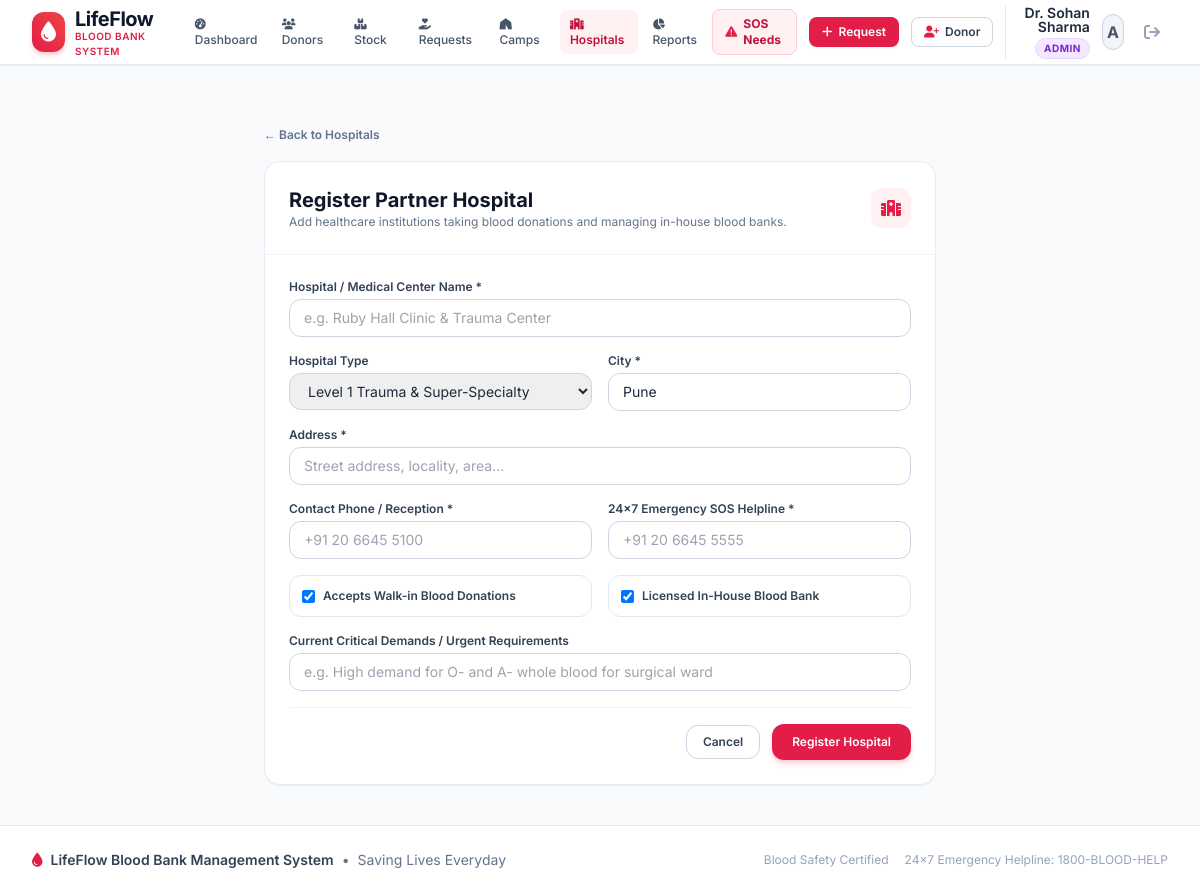
The page /hospitals/add (signed in) on the database its author committed.
### app/models.py (models this page shows, shortened)
class User(UserMixin, db.Model):
    __tablename__ = 'users'
    id = db.Column(db.Integer, primary_key=True)
    username = db.Column(db.String(64), unique=True, nullable=False, index=True)
    email = db.Column(db.String(120), unique=True, nullable=False, index=True)
    password_hash = db.Column(db.String(256), nullable=False)
    role = db.Column(db.String(20), nullable=False, default='staff')  # 'admin', 'staff', 'donor'
    full_name = db.Column(db.String(100), nullable=True)
    phone = db.Column(db.String(20), nullable=True)
    is_active_account = db.Column(db.Boolean, default=True)
    created_at = db.Column(db.DateTime, default=datetime.utcnow)
    donor_profile = db.relationship('Donor', backref='user_account', uselist=False, lazy=True)
    @property
    def is_staff(self):
        return self.role in ['admin', 'staff']

### app/routes/hospitals.py (the view, shortened to what this page needs)
@hospitals_bp.route('/add', methods=['GET', 'POST'])
@login_required
@staff_required
def add_hospital():
    return render_template('hospitals/form.html')

### app/utils.py (called while the page is built)
def staff_required(f):
    @wraps(f)
    def decorated_function(*args, **kwargs):
        if not current_user.is_authenticated or not current_user.is_staff:
            flash("Staff or Administrator access is required.", "danger")
            return redirect(url_for('main.dashboard'))
        return f(*args, **kwargs)
    return decorated_function

### app/templates/hospitals/form.html (shortened to what this page needs)
{% extends "base.html" %}
{% block content %}
<div class="max-w-2xl mx-auto py-4">
    <div class="mb-4">
        <a href="{{ url_for('hospitals.index') }}" class="text-xs font-semibold text-slate-500 hover:text-slate-800">
            &larr; Back to Hospitals
        </a>
    </div>
    <div class="bg-white rounded-2xl shadow-sm border border-slate-200/80 overflow-hidden">
        <div class="p-6 border-b border-slate-100 flex items-center justify-between">
            <div>
                <h1 class="text-xl font-bold text-slate-900">Register Partner Hospital</h1>
                <p class="text-xs text-slate-500">Add healthcare institutions taking blood donations and managing in-house blood banks.</p>
            </div>
            <div class="w-10 h-10 rounded-xl bg-rose-50 text-rose-600 flex items-center justify-center font-bold">
                <i class="fa-solid fa-hospital"></i>
            </div>
        </div>
        <form method="POST" class="p-6 space-y-4">
            <div>
                <label class="block text-xs font-semibold text-slate-700 mb-1">Hospital / Medical Center Name *</label>
                <input type="text" name="name" required placeholder="e.g. Ruby Hall Clinic & Trauma Center"
                       class="w-full px-3.5 py-2 rounded-xl border border-slate-300 text-sm focus:outline-none focus:ring-2 focus:ring-rose-500">
            </div>
            <div class="grid grid-cols-1 sm:grid-cols-2 gap-4">
                <div>
                    <label class="block text-xs font-semibold text-slate-700 mb-1">Hospital Type</label>
                    <select name="hospital_type" class="w-full px-3.5 py-2 rounded-xl border border-slate-300 text-sm focus:outline-none focus:ring-2 focus:ring-rose-500">
                        <option value="Level 1 Trauma & Super-Specialty">Level 1 Trauma & Super-Specialty</option>
                    </select>
                </div>
                <div>
                    <label class="block text-xs font-semibold text-slate-700 mb-1">City *</label>
                    <input type="text" name="city" value="Pune" required
                           class="w-full px-3.5 py-2 rounded-xl border border-slate-300 text-sm focus:outline-none focus:ring-2 focus:ring-rose-500">
                </div>
            </div>
            <div>
                <label class="block text-xs font-semibold text-slate-700 mb-1">Address *</label>
                <input type="text" name="address" required placeholder="Street address, locality, area..."
                       class="w-full px-3.5 py-2 rounded-xl border border-slate-300 text-sm focus:outline-none focus:ring-2 focus:ring-rose-500">
            </div>
            <div class="grid grid-cols-1 sm:grid-cols-2 gap-4">
                <div>
                    <label class="block text-xs font-semibold text-slate-700 mb-1">Contact Phone / Reception *</label>
                    <input type="tel" name="phone" required placeholder="+91 20 6645 5100"
                           class="w-full px-3.5 py-2 rounded-xl border border-slate-300 text-sm focus:outline-none focus:ring-2 focus:ring-rose-500">
                </div>
                <div>
                    <label class="block text-xs font-semibold text-slate-700 mb-1">24x7 Emergency SOS Helpline *</label>
                    <input type="tel" name="emergency_helpline" required placeholder="+91 20 6645 5555"
                           class="w-full px-3.5 py-2 rounded-xl border border-slate-300 text-sm focus:outline-none focus:ring-2 focus:ring-rose-500">
                </div>
            </div>
            <div class="grid grid-cols-1 sm:grid-cols-2 gap-4">
                <label class="flex items-center space-x-2 text-xs font-semibold text-slate-700 cursor-pointer p-3 rounded-xl border border-slate-200">
                    <input type="checkbox" name="accepts_donations" value="true" checked class="rounded text-rose-600 focus:ring-rose-500">
                    <span>Accepts Walk-in Blood Donations</span>
                </label>
                <label class="flex items-center space-x-2 text-xs font-semibold text-slate-700 cursor-pointer p-3 rounded-xl border border-slate-200">
                    <input type="checkbox" name="blood_bank_inhouse" value="true" checked class="rounded text-rose-600 focus:ring-rose-500">
                    <span>Licensed In-House Blood Bank</span>
                </label>
            </div>
            <div>
                <label class="block text-xs font-semibold text-slate-700 mb-1">Current Critical Demands / Urgent Requirements</label>
                <input type="text" name="urgent_requirements" placeholder="e.g. High demand for O- and A- whole blood for surgical ward"
                       class="w-full px-3.5 py-2 rounded-xl border border-slate-300 text-sm focus:outline-none focus:ring-2 focus:ring-rose-500">
            </div>
            <div class="pt-4 border-t border-slate-100 flex items-center justify-end space-x-3">
                <a href="{{ url_for('hospitals.index') }}" class="px-4 py-2 border border-slate-300 text-slate-700 text-xs font-semibold rounded-xl hover:bg-slate-50">
                    Cancel
                </a>
                <button type="submit" class="px-5 py-2.5 bg-rose-600 hover:bg-rose-700 text-white font-semibold text-xs rounded-xl shadow-md shadow-rose-200 transition-all">
                    Register Hospital
                </button>
            </div>
        </form>
    </div>
</div>
{% endblock %}

### app/templates/base.html (shortened to what this page needs)
<!DOCTYPE html>
<html lang="en" class="h-full bg-slate-50">
<head>
    <script src="https://cdn.tailwindcss.com"></script>
    <link rel="stylesheet" href="https://cdnjs.cloudflare.com/ajax/libs/font-awesome/6.4.0/css/all.min.css">
</head>
<body class="h-full flex flex-col text-slate-800 antialiased">
    <nav class="bg-white border-b border-slate-200 sticky top-0 z-40 shadow-sm no-print">
        <div class="max-w-7xl mx-auto px-4 sm:px-6 lg:px-8">
            <div class="flex justify-between h-16">
                <div class="flex items-center space-x-3">
                    <a href="{{ url_for('main.dashboard') }}" class="flex items-center space-x-2.5 group">
                        <div class="w-10 h-10 rounded-xl bg-gradient-to-tr from-rose-600 to-red-500 flex items-center justify-center text-white shadow-md shadow-rose-200 group-hover:scale-105 transition-transform">
                            <i class="fa-solid fa-droplet text-xl"></i>
                        </div>
                        <div>
                            <span class="text-xl font-bold tracking-tight text-slate-900 group-hover:text-rose-600 transition-colors">LifeFlow</span>
                            <span class="block text-[10px] font-semibold tracking-wider text-rose-600 uppercase -mt-1">Blood Bank System</span>
                        </div>
                    </a>
                    {% if current_user.is_authenticated and current_user.is_staff %}
                    <div class="hidden lg:flex ml-6 space-x-1">
                        <a href="{{ url_for('main.dashboard') }}" class="px-2.5 py-1.5 rounded-lg text-xs font-medium transition-colors {% if request.endpoint == 'main.dashboard' %}bg-rose-50 text-rose-700 font-semibold{% else %}text-slate-600 hover:text-slate-900 hover:bg-slate-100{% endif %}">
                            <i class="fa-solid fa-gauge-high mr-1 text-[11px]"></i> Dashboard
                        </a>
                        <a href="{{ url_for('donors.list_donors') }}" class="px-2.5 py-1.5 rounded-lg text-xs font-medium transition-colors {% if 'donors' in request.endpoint %}bg-rose-50 text-rose-700 font-semibold{% else %}text-slate-600 hover:text-slate-900 hover:bg-slate-100{% endif %}">
                            <i class="fa-solid fa-users mr-1 text-[11px]"></i> Donors
                        </a>
                        <a href="{{ url_for('inventory.index') }}" class="px-2.5 py-1.5 rounded-lg text-xs font-medium transition-colors {% if 'inventory' in request.endpoint %}bg-rose-50 text-rose-700 font-semibold{% else %}text-slate-600 hover:text-slate-900 hover:bg-slate-100{% endif %}">
                            <i class="fa-solid fa-boxes-stacked mr-1 text-[11px]"></i> Stock
                        </a>
                        <a href="{{ url_for('requests.list_requests') }}" class="px-2.5 py-1.5 rounded-lg text-xs font-medium transition-colors {% if 'requests' in request.endpoint %}bg-rose-50 text-rose-700 font-semibold{% else %}text-slate-600 hover:text-slate-900 hover:bg-slate-100{% endif %}">
                            <i class="fa-solid fa-hand-holding-heart mr-1 text-[11px]"></i> Requests
                        </a>
                        <a href="{{ url_for('camps.index') }}" class="px-2.5 py-1.5 rounded-lg text-xs font-medium transition-colors {% if 'camps' in request.endpoint %}bg-rose-50 text-rose-700 font-semibold{% else %}text-slate-600 hover:text-slate-900 hover:bg-slate-100{% endif %}">
                            <i class="fa-solid fa-tent mr-1 text-[11px]"></i> Camps
                        </a>
                        <a href="{{ url_for('hospitals.index') }}" class="px-2.5 py-1.5 rounded-lg text-xs font-medium transition-colors {% if 'hospitals' in request.endpoint and 'emergency' not in request.endpoint %}bg-rose-50 text-rose-700 font-semibold{% else %}text-slate-600 hover:text-slate-900 hover:bg-slate-100{% endif %}">
                            <i class="fa-solid fa-hospital mr-1 text-[11px]"></i> Hospitals
                        </a>
                        <a href="{{ url_for('reports.index') }}" class="px-2.5 py-1.5 rounded-lg text-xs font-medium transition-colors {% if 'reports' in request.endpoint %}bg-rose-50 text-rose-700 font-semibold{% else %}text-slate-600 hover:text-slate-900 hover:bg-slate-100{% endif %}">
                            <i class="fa-solid fa-chart-pie mr-1 text-[11px]"></i> Reports
                        </a>
                    </div>
                    {% endif %}
                </div>
                <div class="flex items-center space-x-3">
                    {% if current_user.is_authenticated %}
                        <a href="{{ url_for('hospitals.emergency_feed') }}" class="hidden sm:inline-flex items-center px-3 py-1.5 border border-rose-200 text-xs font-bold rounded-lg text-rose-700 bg-rose-50 hover:bg-rose-100 transition-all">
                            <i class="fa-solid fa-triangle-exclamation mr-1.5 text-rose-600 animate-pulse"></i> SOS Needs
                        </a>
                        {% if current_user.is_staff %}
                        <a href="{{ url_for('requests.new_request') }}" class="hidden sm:inline-flex items-center px-3 py-1.5 border border-transparent text-xs font-semibold rounded-lg shadow-sm text-white bg-rose-600 hover:bg-rose-700 focus:outline-none focus:ring-2 focus:ring-offset-2 focus:ring-rose-500 transition-all">
                            <i class="fa-solid fa-plus mr-1.5"></i> Request
                        </a>
                        <a href="{{ url_for('donors.add_donor') }}" class="hidden sm:inline-flex items-center px-3 py-1.5 border border-slate-300 text-xs font-semibold rounded-lg text-slate-700 bg-white hover:bg-slate-50 transition-all">
                            <i class="fa-solid fa-user-plus mr-1.5 text-rose-600"></i> Donor
                        </a>
                        {% endif %}
                        <div class="relative flex items-center space-x-3 pl-3 border-l border-slate-200">
                            <div class="text-right hidden sm:block">
                                <div class="text-sm font-semibold text-slate-800 leading-none">{{ current_user.full_name or current_user.username }}</div>
                                <span class="inline-block mt-0.5 px-2 py-0.5 text-[10px] font-bold rounded-full uppercase tracking-wider
                                    {% if current_user.role == 'admin' %}bg-purple-100 text-purple-700 border border-purple-200
                                    {% elif current_user.role == 'staff' %}bg-sky-100 text-sky-700 border border-sky-200
                                    {% else %}bg-emerald-100 text-emerald-700 border border-emerald-200{% endif %}">
                                    {{ current_user.role }}
                                </span>
                            </div>
                            <div class="w-9 h-9 rounded-full bg-slate-100 border border-slate-300 flex items-center justify-center text-slate-600 font-bold">
                                {{ current_user.username[0]|upper }}
                            </div>
                            <a href="{{ url_for('auth.logout') }}" title="Logout" class="p-2 text-slate-400 hover:text-rose-600 transition-colors">
                                <i class="fa-solid fa-arrow-right-from-bracket text-base"></i>
                            </a>
                        </div>
                    {% endif %}
                </div>
            </div>
        </div>
    </nav>
    <main class="flex-1 max-w-7xl w-full mx-auto px-4 sm:px-6 lg:px-8 py-6">
        {% block content %}{% endblock %}
    </main>
    <footer class="bg-white border-t border-slate-200 mt-auto py-6 no-print text-sm text-slate-500">
        <div class="max-w-7xl mx-auto px-4 sm:px-6 lg:px-8 flex flex-col sm:flex-row items-center justify-between gap-3">
            <div class="flex items-center space-x-2">
                <i class="fa-solid fa-droplet text-rose-600"></i>
                <span class="font-semibold text-slate-700">LifeFlow Blood Bank Management System</span>
                <span>&bull;</span>
                <span>Saving Lives Everyday</span>
            </div>
            <div class="text-xs text-slate-400 flex items-center space-x-4">
                <span>Blood Safety Certified</span>
                <span>24x7 Emergency Helpline: 1800-BLOOD-HELP</span>
            </div>
        </div>
    </footer>
</body>
</html>

### app/templates/base.html (style rules this page uses)
body { font-family: 'Inter', sans-serif; }

### rows shown on the page
User: full_name "Dr. Sohan Sharma", role "ADMIN", username "A"
